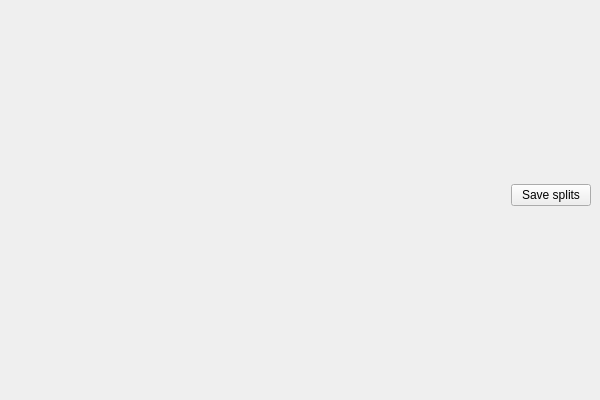
<?xml version="1.0" encoding="UTF-8"?>
<ui version="4.0">
 <class>Form</class>
 <widget class="QWidget" name="Form">
  <property name="geometry">
   <rect>
    <x>0</x>
    <y>0</y>
    <width>600</width>
    <height>400</height>
   </rect>
  </property>
  <property name="minimumSize">
   <size>
    <width>600</width>
    <height>400</height>
   </size>
  </property>
  <property name="windowTitle">
   <string>Composition changes</string>
  </property>
  <layout class="QGridLayout" name="gridLayout">
   <property name="margin">
    <number>0</number>
   </property>
   <item row="0" column="0">
    <layout class="QVBoxLayout" name="verticalLayout">
     <item>
      <layout class="QVBoxLayout" name="matplotlib_layout"/>
     </item>
     <item>
      <layout class="QHBoxLayout" name="horizontalLayout">
       <property name="rightMargin">
        <number>9</number>
       </property>
       <property name="bottomMargin">
        <number>9</number>
       </property>
       <item>
        <spacer name="horizontalSpacer">
         <property name="orientation">
          <enum>Qt::Horizontal</enum>
         </property>
         <property name="sizeHint" stdset="0">
          <size>
           <width>40</width>
           <height>20</height>
          </size>
         </property>
        </spacer>
       </item>
       <item>
        <widget class="QPushButton" name="splitSaveButton">
         <property name="text">
          <string>Save splits</string>
         </property>
        </widget>
       </item>
      </layout>
     </item>
    </layout>
   </item>
  </layout>
 </widget>
 <resources/>
 <connections/>
</ui>
